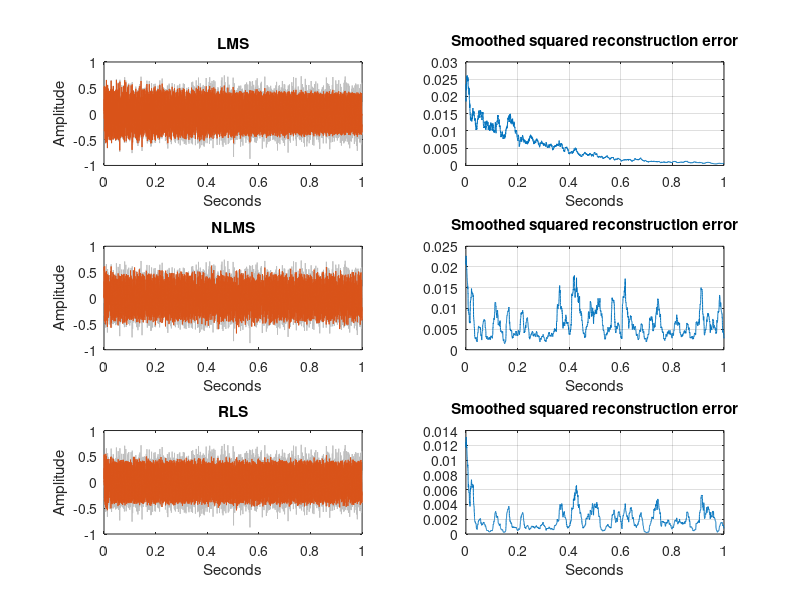
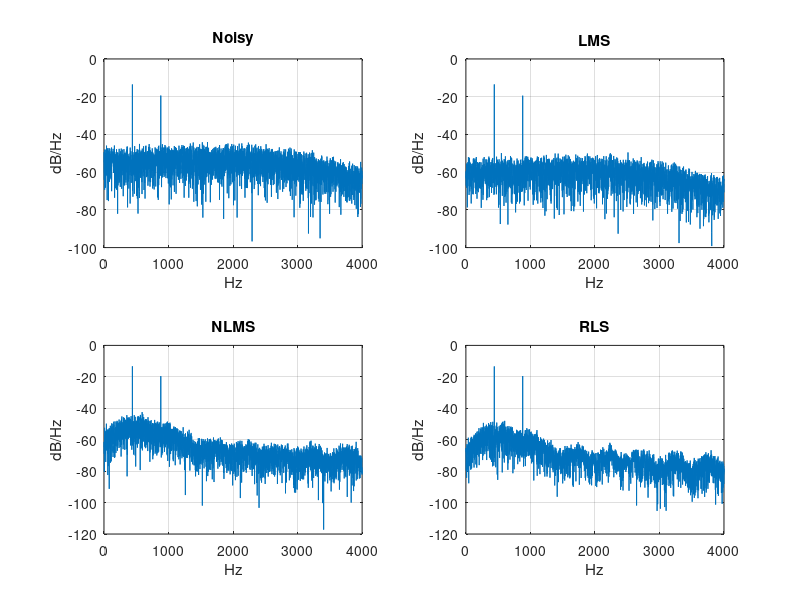

Recreate these plots in MATLAB, in order.
function r=AudioNoiseCancellation(noisy,reference,fs,clean,options)
% Toolbox-free LMS/NLMS/RLS comparison. No argument runs reproducible demo.
% options: taps,lms_step,nlms_step,forgetting,delta,plots.
if nargin==0
 fs=8000; t=(0:fs-1)'/fs; clean=.3*sin(2*pi*440*t)+.15*sin(2*pi*880*t);
 rng(42); reference=randn(fs,1); noise=filter([.8 .3 -.2],1,reference);
 factor=sqrt(mean(clean.^2)/(10^.5*mean(noise.^2)));
 reference=reference*factor; noisy=clean+noise*factor;
end
if nargin<4 && nargin~=0,clean=[];end
if nargin<5,options=struct;end
options=defaults(options); noisy=noisy(:);reference=reference(:);clean=clean(:);
validateattributes(noisy,{'double'},{'real','finite','nonempty'});
validateattributes(reference,{'double'},{'real','finite','numel',numel(noisy)});
validateattributes(fs,{'numeric'},{'scalar','positive','integer'});
assert(isempty(clean)||numel(clean)==numel(noisy),'Clean signal length mismatch');
assert(all(isfinite(clean)),'Invalid clean signal');
validateattributes(options.taps,{'numeric'},{'scalar','integer','>=',1,'<=',256});
assert(options.taps<=numel(noisy),'More taps than samples');
assert(isempty(clean)||sum(clean.^2)>0,'Clean reference must have positive power');
assert(isscalar(options.lms_step)&&options.lms_step>0&&isfinite(options.lms_step),'Invalid LMS step');
assert(isscalar(options.nlms_step)&&options.nlms_step>0&&options.nlms_step<2,'NLMS step must be in (0,2)');
assert(isscalar(options.forgetting)&&isscalar(options.delta)&&isfinite(options.forgetting)&&isfinite(options.delta)&&options.forgetting>0&&options.forgetting<=1&&options.delta>0,'Invalid RLS parameters');
names={'LMS','NLMS','RLS'}; r=struct('fs',fs,'noisy',noisy,'reference',reference,'clean',clean);
for k=1:3
 tic;
 switch names{k}
 case 'LMS', [e,w]=lms(noisy,reference,options.taps,options.lms_step);
 case 'NLMS', [e,w]=nlms(noisy,reference,options.taps,options.nlms_step);
 case 'RLS', [e,w]=rls(noisy,reference,options.taps,options.forgetting,options.delta);
 end
 elapsed=toc; assert(all(isfinite(e))&&all(isfinite(w)),'Filter diverged; reduce step');
 o=struct('cleaned',e,'weights',w,'estimated_noise',noisy-e,'seconds',elapsed,'mse',NaN,'snr_db',NaN,'snr_gain_db',NaN);
 if ~isempty(clean)
 o.mse=mean((clean-e).^2);o.snr_db=quality(clean,e);o.snr_gain_db=o.snr_db-quality(clean,noisy);
 end
 r.(names{k})=o;
end
if nargout==0
 fprintf('Algorithm Seconds MSE SNR_dB Gain_dB\n');
 for j=1:3,o=r.(names{j});fprintf('%s %.6g %.6g %.6g %.6g\n',names{j},o.seconds,o.mse,o.snr_db,o.snr_gain_db);end
end
if options.plots
 figure('Name','Adaptive cancellation: waveforms and learning');t=(0:numel(noisy)-1)'/fs;
 for k=1:3
  o=r.(names{k});subplot(3,2,2*k-1);plot(t,noisy,'Color',[.75 .75 .75]);hold on;plot(t,o.cleaned);title(names{k});xlabel('Seconds');ylabel('Amplitude');
  subplot(3,2,2*k);
  if isempty(clean),plot(t,movmean(o.cleaned.^2,100));title('Output power (not ground-truth error)');
  else,plot(t,movmean((o.cleaned-clean).^2,100));title('Smoothed squared reconstruction error');end
  xlabel('Seconds');grid on;
 end
 figure('Name','One-sided periodogram');
 signals={noisy,r.LMS.cleaned,r.NLMS.cleaned,r.RLS.cleaned}; labels={'Noisy','LMS','NLMS','RLS'};
 for k=1:4,subplot(2,2,k);periodogramPlot(signals{k},fs);title(labels{k});end
end
end
function o=defaults(o)
d=struct('taps',16,'lms_step',.01,'nlms_step',.2,'forgetting',.995,'delta',1,'plots',true);
f=fieldnames(d);for j=1:numel(f),if ~isfield(o,f{j}),o.(f{j})=d.(f{j});end,end
end
function [e,w]=lms(d,r,m,mu)
w=zeros(m,1);x=w;e=zeros(size(d));
for n=1:numel(d),x=[r(n);x(1:end-1)];e(n)=d(n)-w'*x;w=w+mu*e(n)*x;end
end
function [e,w]=nlms(d,r,m,mu)
w=zeros(m,1);x=w;e=zeros(size(d));
for n=1:numel(d),x=[r(n);x(1:end-1)];e(n)=d(n)-w'*x;w=w+mu*e(n)*x/(1e-12+x'*x);end
end
function [e,w]=rls(d,r,m,lambda,delta)
w=zeros(m,1);x=w;e=zeros(size(d));P=eye(m)/delta;
for n=1:numel(d)
 x=[r(n);x(1:end-1)];px=P*x;g=px/(lambda+x'*px);e(n)=d(n)-w'*x;w=w+g*e(n);P=(P-g*(x'*P))/lambda;P=(P+P')/2;
end
end
function q=quality(c,y)
a=sum(c.^2);b=sum((c-y).^2);q=10*log10(a/b);
end
function periodogramPlot(x,fs)
n=numel(x);p=abs(fft(x)).^2/(fs*n);p=p(1:floor(n/2)+1);
if rem(n,2)==0,p(2:end-1)=2*p(2:end-1);else,p(2:end)=2*p(2:end);end
plot((0:numel(p)-1)*fs/n,10*log10(p+realmin));xlabel('Hz');ylabel('dB/Hz');grid on;
end
